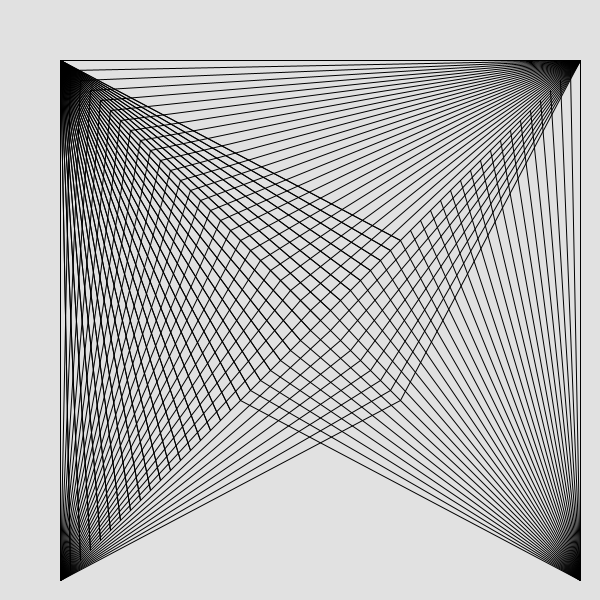
Frame 1 (no input)
Frame 60 (the mouse pressed at the canvas centre just before this capture): identical to frame 1, image omitted
Frame 120 (the mouse held since frame 60 and released just before this capture): identical to frame 1, image omitted

The Processing sketch that drew this single still picture (run headless with seeded random() and noise(); from frame 60 on, the mouse is pressed at the canvas centre):

// Processing sketch: processing_32829
// ── processing_32829.pde

int x = 60;
int y = 60;

int x2 = 60;
int y2 = 60;

int x3 = 60;
int y3 = 580;

int x4 = 580;
int y4 = 60;



int count = 0;
int a=0;



void setup() {
  
  size(600,600);
  background (225);
}

void draw() 


{
 while (count<35){

 /* smooth();
  line(10,10,10,590);
  line(10,10,590,10);
  line(10,590,590,590);
  line(590,10,590,590);
  smooth();
//Lines  
line(60,60,590,590);
  line(580,60,60,580);
  
 
  /*line(20,20,495,5);*/
  smooth();
  line(x,y,580,60);
  
  /*line(20,20,5,495);*/
  line(x2,y2,60,580);
  
  
  /*line(10,10, 20,580);*/
  line(60,60, x3,y3);
  
  
  
  /*line(10,10, 20,580);*/
  line(60,60, x3,y3);
 
 
 
  /*line(10,10, 20,580);*/
  line(580,580, x4,y4);



  /*line(305,305, 20,20);

  line(305,305, 590,10);*/
 
 
  x= x + 10;
  y= y + 10;
  
  x2= x2 + 10;
  y2= y2 + 10;
  
  x3= x3 + 10;
  y3= y3 - 10;
  
  x4= x4 - 10;
  y4= y4 + 10;
  
 //
 
 count++;

 }
 
}
